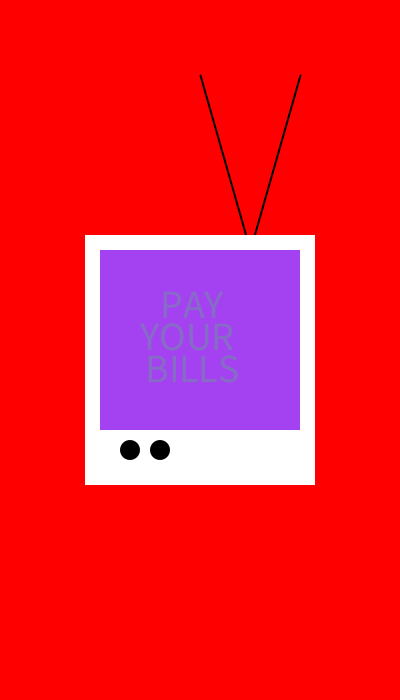
Frame 1 (no input)
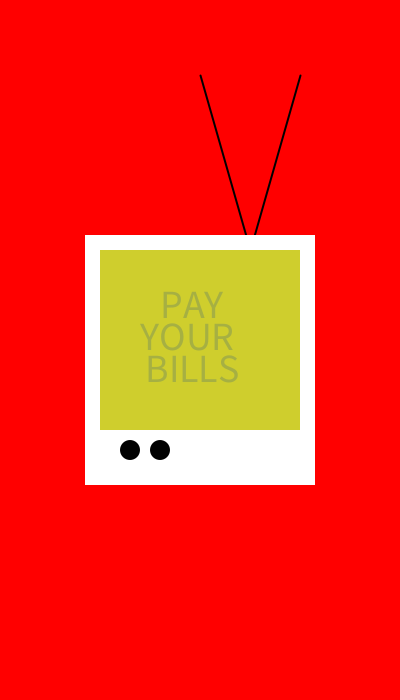
Frame 60 (the mouse pressed at the canvas centre just before this capture)
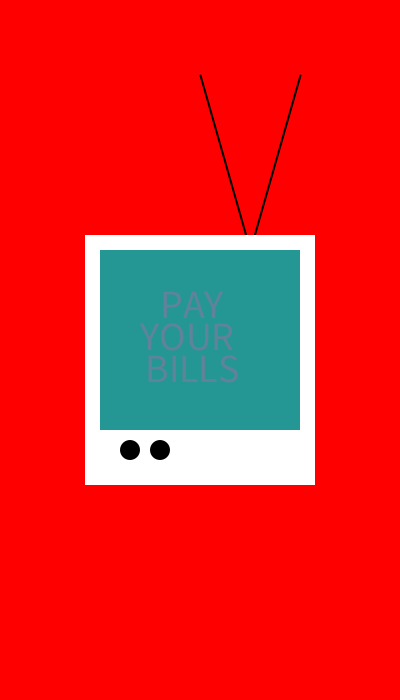
Frame 120 (the mouse held since frame 60 and released just before this capture)

The Processing sketch that drew these frames (run headless with seeded random() and noise(); from frame 60 on, the mouse is pressed at the canvas centre):

// Processing sketch: processing_158564
// ── processing_158564.pde

void setup() {
  size(400,700);
  background(255,0,0);
  strokeWeight(2);
  line(250,250,200,75);
  line(250,250,300,75);
  noStroke();
  rect(85,235,230,250);
  fill(0,0,0);
  ellipse(130,450,20,20);
  ellipse(160,450,20,20);
}

void draw(){
  noStroke();
  fill(random(255),random(255),random(255));
  rect(100,250,200,180);
  strokeWeight(10);
  textSize(40);
  fill(random(255),random(255),random(255),70);
  text("PAY", width/2-40,height/2-32);
  text("YOUR", width/2-60,height/2);
  text("BILLS", width/2-55,height/2+32);
}
